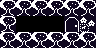

This is a level from a 2D game, rendered from its Tiled map with the project's own tilesets. A one-line summary and the complete map file follow:
An orthogonal 6x3 tile map with 16x16 px tiles, 1 tile layer (map), 2 tilesets and 2 objects (slime, wizzard).

<map version="1.10" tiledversion="1.12.2" orientation="orthogonal" renderorder="right-down" width="6" height="3" tilewidth="16" tileheight="16" infinite="0" nextlayerid="7" nextobjectid="12">
 <tileset firstgid="1" name="monotiles" tilewidth="16" tileheight="16" tilecount="40" columns="8">
  <image source="monotiles.png" width="128" height="80" />
 </tileset>
 <tileset firstgid="41" name="sprites2" tilewidth="16" tileheight="16" tilecount="8" columns="4">
  <image source="sprites2.png" width="64" height="32" />
 </tileset>
 <layer id="1" name="map" width="6" height="3">
  <data encoding="csv">
15,15,15,15,15,15,
15,0,0,0,17,13,
15,15,15,15,15,15
</data>
 </layer>
 <objectgroup id="6" name="mobs">
  <object id="5" type="slime" gid="41" x="48" y="32" width="16" height="16">
   <properties>
    <property name="dir" type="int" value="1" />
   </properties>
  </object>
  <object id="6" type="wizzard" gid="42" x="16" y="32" width="16" height="16">
   <properties>
    <property name="dir" type="int" value="1" />
   </properties>
  </object>
 </objectgroup>
</map>
